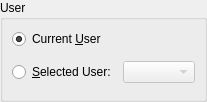
      <widget class="QGroupBox" name="_userGroup" >
       <property name="sizePolicy" >
        <sizepolicy vsizetype="Preferred" hsizetype="Preferred" >
         <horstretch>0</horstretch>
         <verstretch>0</verstretch>
        </sizepolicy>
       </property>
       <property name="title" >
        <string>User</string>
       </property>
       <layout class="QVBoxLayout" >
        <property name="spacing" >
         <number>6</number>
        </property>
        <property name="leftMargin" >
         <number>9</number>
        </property>
        <property name="topMargin" >
         <number>9</number>
        </property>
        <property name="rightMargin" >
         <number>9</number>
        </property>
        <property name="bottomMargin" >
         <number>9</number>
        </property>
        <item>
         <widget class="QRadioButton" name="_currentUser" >
          <property name="text" >
           <string>Current &amp;User</string>
          </property>
          <property name="shortcut" >
           <string>Alt+U</string>
          </property>
          <property name="checked" >
           <bool>true</bool>
          </property>
         </widget>
        </item>
        <item>
         <layout class="QHBoxLayout" >
          <property name="spacing" >
           <number>5</number>
          </property>
          <property name="leftMargin" >
           <number>0</number>
          </property>
          <property name="topMargin" >
           <number>0</number>
          </property>
          <property name="rightMargin" >
           <number>0</number>
          </property>
          <property name="bottomMargin" >
           <number>0</number>
          </property>
          <item>
           <widget class="QRadioButton" name="_selectedUser" >
            <property name="text" >
             <string>&amp;Selected User:</string>
            </property>
            <property name="shortcut" >
             <string>Alt+S</string>
            </property>
           </widget>
          </item>
          <item>
           <spacer>
            <property name="orientation" >
             <enum>Qt::Vertical</enum>
            </property>
            <property name="sizeHint" >
             <size>
              <width>2</width>
              <height>35</height>
             </size>
            </property>
           </spacer>
          </item>
          <item>
           <widget class="XComboBox" name="_user" >
            <property name="enabled" >
             <bool>false</bool>
            </property>
            <property name="sizePolicy" >
             <sizepolicy vsizetype="Fixed" hsizetype="Expanding" >
              <horstretch>0</horstretch>
              <verstretch>0</verstretch>
             </sizepolicy>
            </property>
           </widget>
          </item>
         </layout>
        </item>
       </layout>
      </widget>
